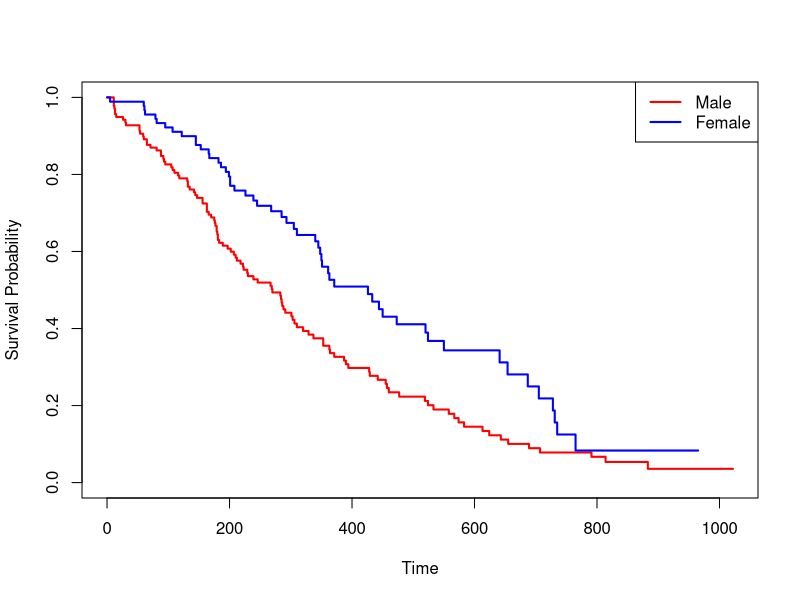

Reproduce this figure in R.
# Load necessary libraries
library(survival)

# ------------------------------
# 1. T-Test (Independent & Paired)
# ------------------------------
# The t-test compares means between two groups.
# Independent t-test: Compare MPG between automatic & manual cars in the mtcars dataset.
# Paired t-test: Example using before & after horsepower modifications.

data(mtcars)
t.test(mpg ~ am, data = mtcars)  # Independent t-test

t.test(mtcars$hp, mtcars$drat, paired = TRUE)  # Paired t-test (illustrative)

# ------------------------------
# 2. ANOVA (One-Way & Two-Way)
# ------------------------------
# ANOVA is used to compare means across multiple groups.
# One-Way ANOVA: Compare MPG across different cylinder groups in mtcars.
# Two-Way ANOVA: Compare MPG based on cylinders and transmission type.

anova_model <- aov(mpg ~ factor(cyl), data = mtcars)  # One-way ANOVA
summary(anova_model)

anova_model2 <- aov(mpg ~ factor(cyl) * factor(am), data = mtcars)  # Two-way ANOVA
summary(anova_model2)

# ------------------------------
# 3. Chi-Square Test
# ------------------------------
# Chi-Square test checks the association between categorical variables.
# Example: Test if Hair Color is associated with Eye Color in the HairEyeColor dataset.

data(HairEyeColor)
chisq.test(margin.table(HairEyeColor, c(1,2)))  # Hair vs Eye Color

# ------------------------------
# 4. Pearson Correlation
# ------------------------------
# Pearson correlation measures the linear relationship between two continuous variables.
# Example: Check correlation between MPG & Horsepower in mtcars.

cor.test(mtcars$mpg, mtcars$hp, method = "pearson")

# ------------------------------
# 5. Linear Regression
# ------------------------------
# Linear regression is used for predicting a continuous outcome.
# Example: Predict MPG using Horsepower (hp) & Weight (wt) in mtcars.

model <- lm(mpg ~ hp + wt, data = mtcars)
summary(model)

# ------------------------------
# 6. Logistic Regression
# ------------------------------
# Logistic regression predicts binary outcomes.
# Example: Predict transmission type (am: 0 = automatic, 1 = manual) based on HP & MPG.

logistic_model <- glm(am ~ hp + mpg, data = mtcars, family = binomial)
summary(logistic_model)

# ------------------------------
# 7. Mann-Whitney U Test
# ------------------------------
# The Mann-Whitney U test is a non-parametric alternative to the t-test.
# Example: Compare MPG between 4-cylinder & 6-cylinder cars in mtcars.

wilcox.test(mtcars$mpg[mtcars$cyl == 4], mtcars$mpg[mtcars$cyl == 6])

# ------------------------------
# 8. Kaplan-Meier Survival Analysis
# ------------------------------
# Kaplan-Meier is used to analyze time-to-event data.
# Example: Analyze survival time based on sex in the lung dataset.

data(lung)
surv_model <- survfit(Surv(time, status) ~ sex, data = lung)

plot(surv_model, col=c("red", "blue"), lwd=2, xlab="Time", ylab="Survival Probability")
legend("topright", legend=c("Male", "Female"), col=c("red", "blue"), lwd=2)
